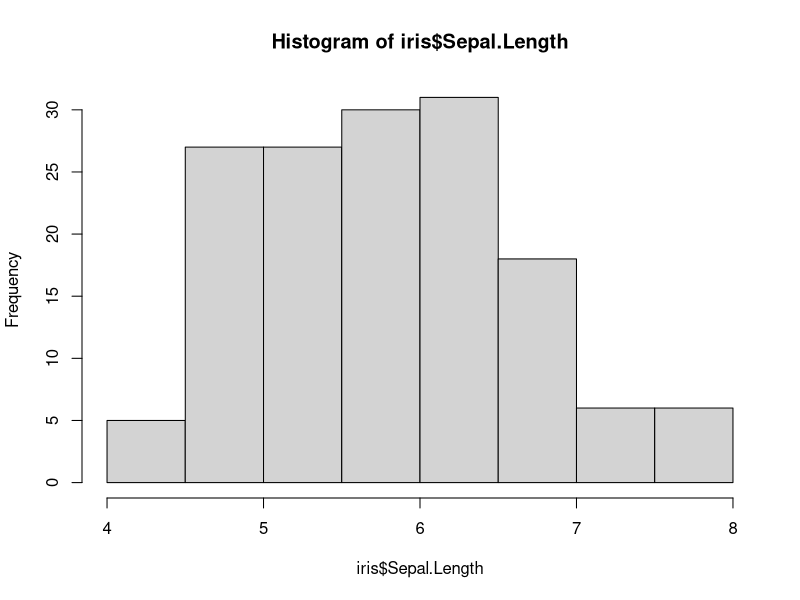
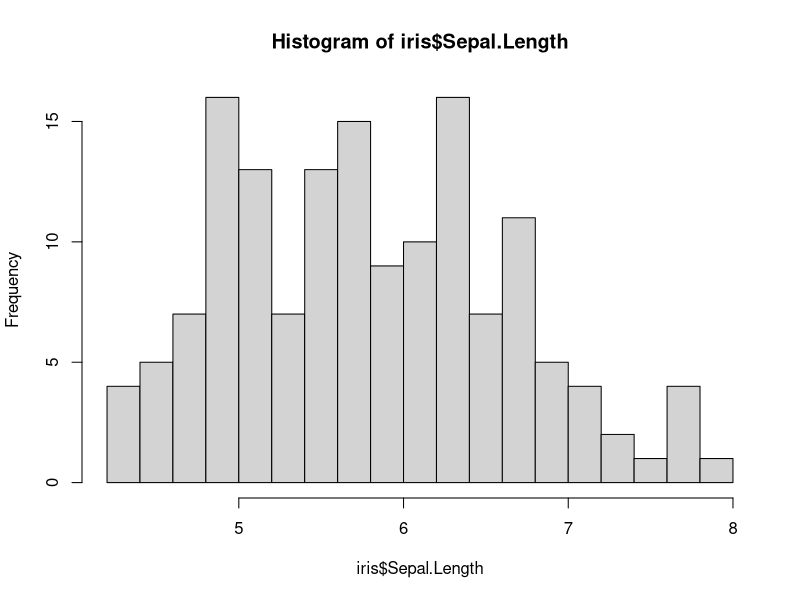
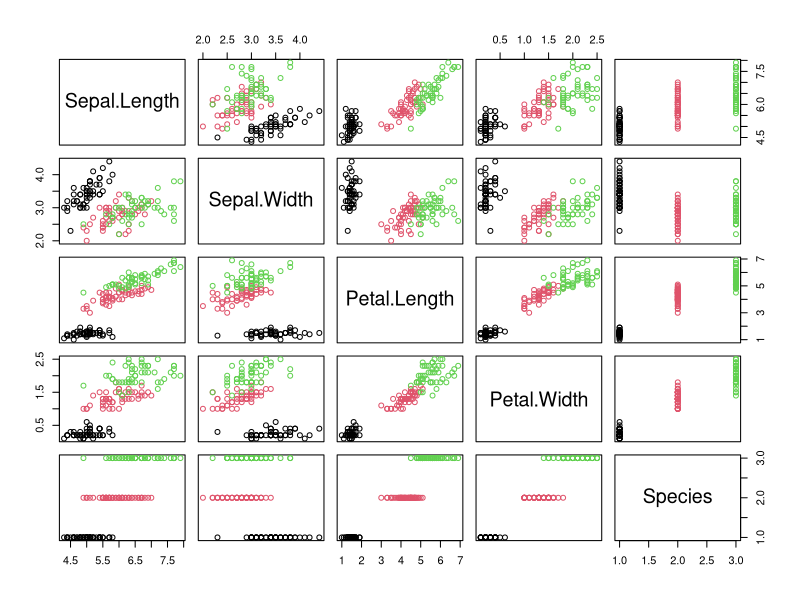
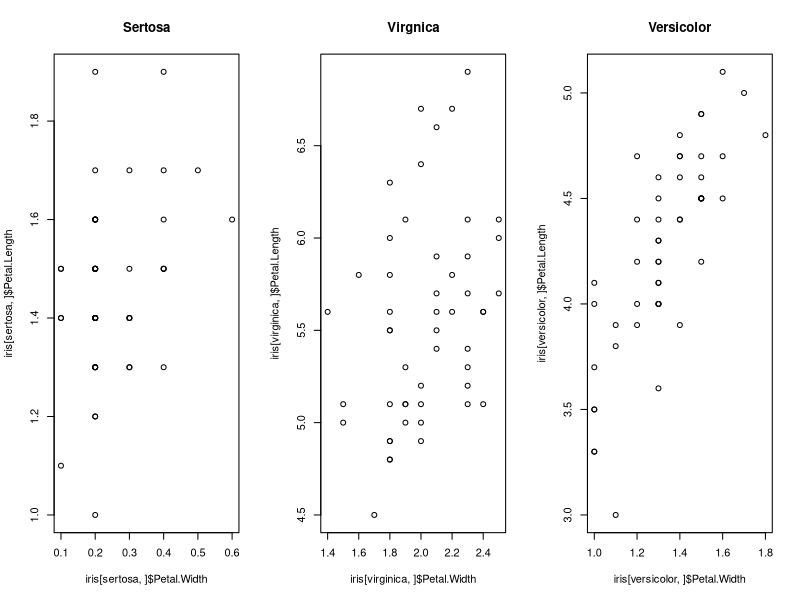

Write R code to recreate these figures, in order.
data("iris")

summary(iris$Sepal.Length)
Sepal_length=summary(iris$Sepal.Length)

summary(iris$Petal.Length)
Petal_length=summary(iris$Petal.Length)

summary(iris$Sepal.Width)
Sepal_width=summary(iris$Sepal.Width)

summary(iris$Petal.Width)
Petal_width=summary(iris$Petal.Width)

hist(iris$Sepal.Length)
hist(iris$Sepal.Length,breaks = 20)

sertosa=iris$Species==levels(iris$Species)[1]
sertosa_no=iris[sertosa,]$Sepal.Length<5.5
sprintf("%d %s flowers have Sepal Length <5.5, rest %d do not",sum(sertosa_no),levels(iris$Species)[1],50-sum(sertosa_no))

virginica=iris$Species==levels(iris$Species)[3]
virginica_no=iris[virginica,]$Sepal.Length<5.5
sprintf("%d %s flowers have Sepal Length <5.5, rest %d do not",sum(virginica_no),levels(iris$Species)[3],50-sum(virginica_no))

versicolor=iris$Species==levels(iris$Species)[2]
versicolor_no=iris[versicolor,]$Sepal.Length<5.5
sprintf("%d %s flowers have Sepal Length <5.5, rest %d do not",sum(versicolor_no),levels(iris$Species)[2],50-sum(versicolor_no))

pairs(iris, col=iris$Species)

par(mfrow=c(1,3))
plot(iris[sertosa,]$Petal.Width, iris[sertosa,]$Petal.Length, main = 'Sertosa')
plot(iris[virginica,]$Petal.Width, iris[virginica,]$Petal.Length, main = 'Virgnica')
plot(iris[versicolor,]$Petal.Width, iris[versicolor,]$Petal.Length, main = 'Versicolor')
